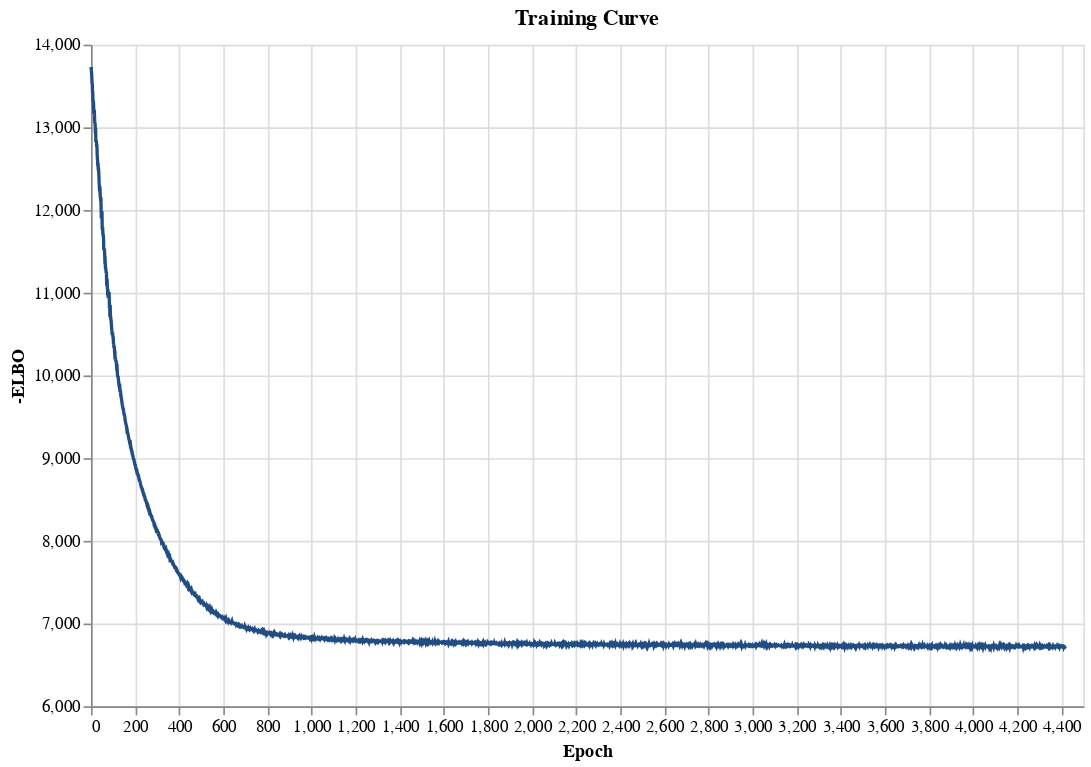

Write notebook code for a chart like this one.
### Markdown cell above
### ELBO

If the learningcurve flattens out, we know that our model converged.

### Code cell
plot_training_curve(model)

### Figure 1 — Vega specification as saved in the notebook (floating-point values rounded to 4 significant figures; data arrays with more than 128 entries replaced by an {"elided": "..."} marker saying what was removed)
{"$schema": "https://vega.github.io/schema/vega/v5.json", "data": [{"name": "source_0", "values": {"elided": "4419 records"}}, {"name": "source_0_x_domain_Epoch", "values": [{"min": 0, "max": 4418}]}, {"name": "source_0_y_domain_-ELBO", "values": [{"min": 6713.0, "max": 13730.0}]}], "marks": [{"type": "line", "name": "marks", "from": {"data": "source_0"}, "sort": {"field": "x"}, "encode": {"update": {"defined": {"signal": "isValid(datum[\"Epoch\"]) && isFinite(+datum[\"Epoch\"]) && isValid(datum[\"-ELBO\"]) && isFinite(+datum[\"-ELBO\"])"}, "y": {"field": "-ELBO", "scale": "y"}, "stroke": {"value": "#214D83"}, "x": {"field": "Epoch", "scale": "x"}}}, "style": ["line"]}], "scales": [{"name": "x", "type": "linear", "domain": [{"signal": "(data(\"source_0_x_domain_Epoch\")[0] || {}).min"}, {"signal": "(data(\"source_0_x_domain_Epoch\")[0] || {}).max"}], "range": [0, {"signal": "width"}], "zero": false, "nice": true}, {"name": "y", "type": "linear", "domain": [{"signal": "(data(\"source_0_y_domain_-ELBO\")[0] || {}).min"}, {"signal": "(data(\"source_0_y_domain_-ELBO\")[0] || {}).max"}], "range": [{"signal": "height"}, 0], "nice": true, "zero": false}], "axes": [{"scale": "x", "orient": "bottom", "labels": false, "maxExtent": 0, "zindex": 0, "tickCount": {"signal": "ceil(width/40)"}, "gridScale": "y", "grid": true, "domain": false, "aria": false, "ticks": false, "minExtent": 0}, {"scale": "y", "zindex": 0, "domain": false, "aria": false, "labels": false, "grid": true, "gridScale": "x", "tickCount": {"signal": "ceil(height/40)"}, "minExtent": 0, "maxExtent": 0, "orient": "left", "ticks": false}, {"scale": "x", "zindex": 0, "title": "Epoch", "orient": "bottom", "labelFlush": true, "tickCount": {"signal": "ceil(width/40)"}, "grid": false, "labelOverlap": true}, {"scale": "y", "grid": false, "tickCount": {"signal": "ceil(height/40)"}, "zindex": 0, "orient": "left", "labelOverlap": true, "title": "-ELBO"}], "title": {"text": "Training Curve", "frame": "group"}, "background": "white", "padding": 5, "height": 400, "style": "cell", "width": 600}
